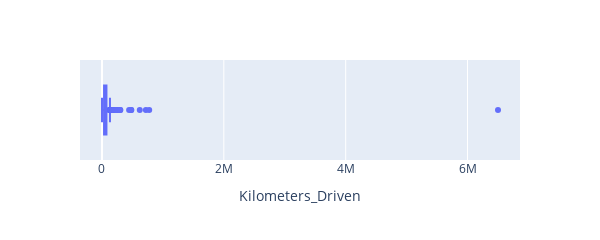

The notebook cell saved with this chart:
### Code cell
px.box(x = df['Kilometers_Driven'], width= 600 , height= 200, labels={'x':'Kilometers_Driven'})

### Figure 1 — Plotly figure (JSON) as saved in the notebook; plotly's stock layout.template omitted (floating-point values rounded to 4 significant figures; data arrays with more than 128 entries replaced by an {"elided": "..."} marker saying what was removed)
{"data": [{"alignmentgroup": "True", "hovertemplate": "Kilometers_Driven=%{x}<extra></extra>", "legendgroup": "", "marker": {"color": "#636efa"}, "name": "", "notched": false, "offsetgroup": "", "orientation": "h", "showlegend": false, "type": "box", "x": {"elided": "6019 int values"}, "x0": " ", "xaxis": "x", "y0": " ", "yaxis": "y"}], "layout": {"boxmode": "group", "height": 200, "legend": {"tracegroupgap": 0}, "margin": {"t": 60}, "width": 600, "xaxis": {"anchor": "y", "domain": [0, 1], "title": {"text": "Kilometers_Driven"}}, "yaxis": {"anchor": "x", "domain": [0, 1]}}}
